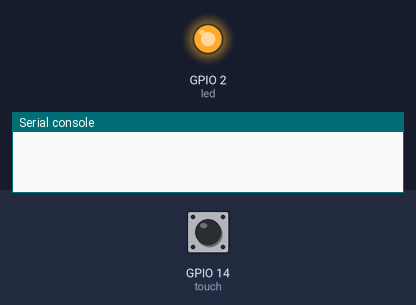
Bench run of a program on a simulated ESP8266 board running MicroPython. Parts: output pins drawn as LEDs (lit = HIGH, except the on-board LED, lit = LOW), the last lines printed to the serial console. Inputs (shaded band) come from the test bench; at power-on: GPIO 14 (touch) LOW.

Above: at 1.2 s.
1.3 s: GPIO 14 (touch) pulled HIGH for 0.15 s
At 2.3 s:
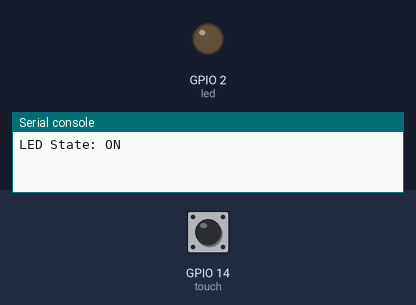
2.9 s: GPIO 14 (touch) pulled HIGH for 1 s
At 3.5 s:
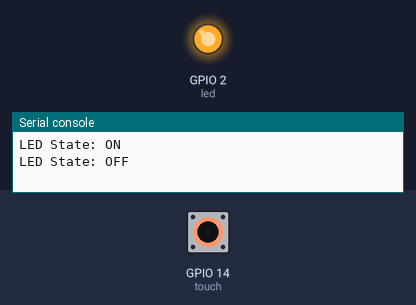
5.4 s: GPIO 14 (touch) pulled HIGH for 3.2 s
At 6.6 s:
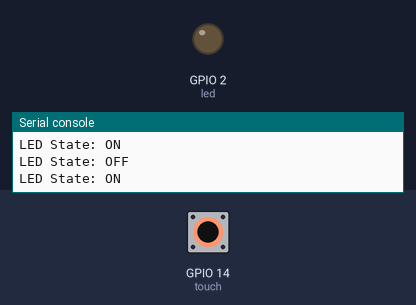
Timing chart, 0 to 8.4 s (numbered marks = the images above; inputs shaded):
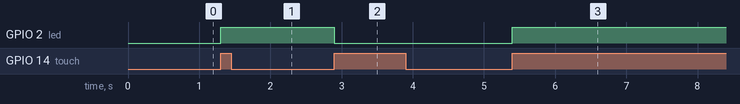

The program:

main.py
```python
from machine import Pin
import time

touch = Pin(14, Pin.IN)    # D5 (TTP223 OUT)
led = Pin(2, Pin.OUT)      # External LED

led.value(0)               # LED OFF initially

led_state = False
last_touch = 0

while True:
    current_touch = touch.value()

    if current_touch == 1 and last_touch == 0:
        led_state = not led_state
        led.value(1 if led_state else 0)
        print("LED State:", "ON" if led_state else "OFF")
        time.sleep(0.3)   # debounce delay

    last_touch = current_touch
```

Measured:
- after the input at 1.3 s, GPIO 2 (led): LOW → HIGH at once
- after the input at 2.9 s, GPIO 2 (led): HIGH → LOW at once
- after the input at 5.4 s, GPIO 2 (led): LOW → HIGH at once
